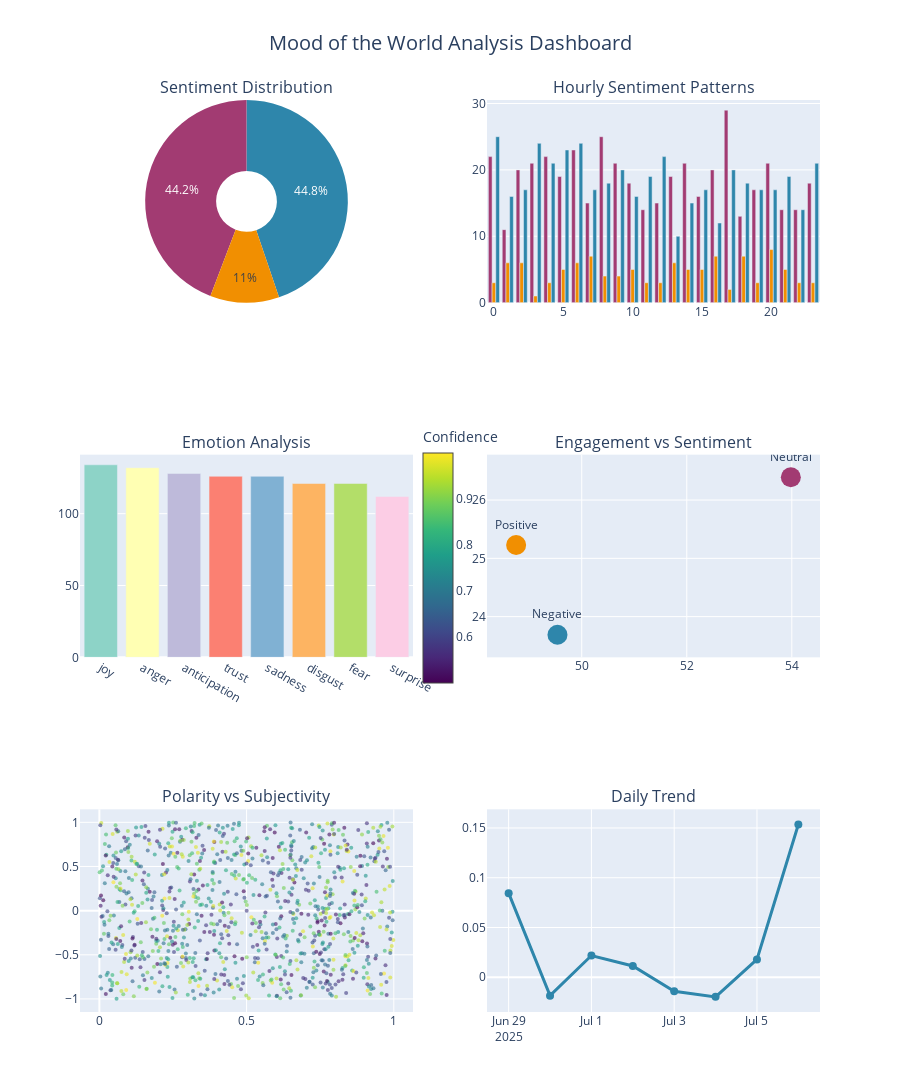
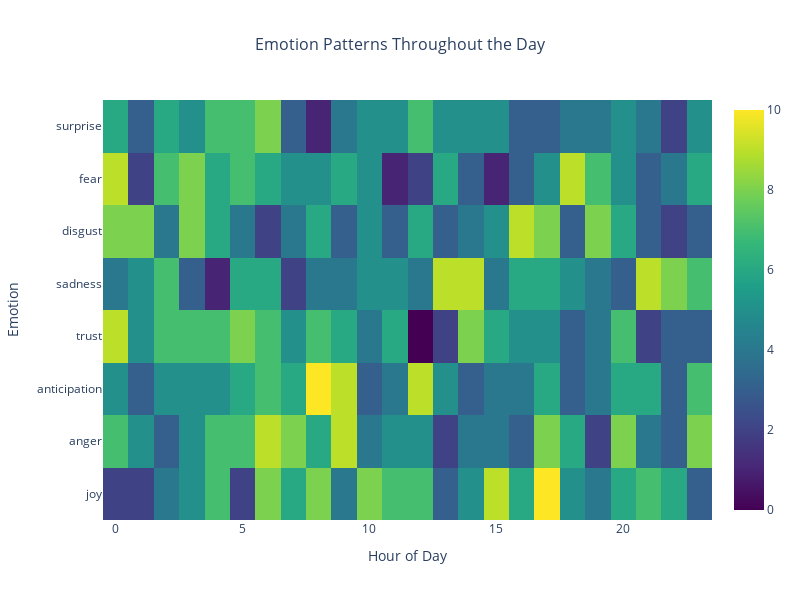
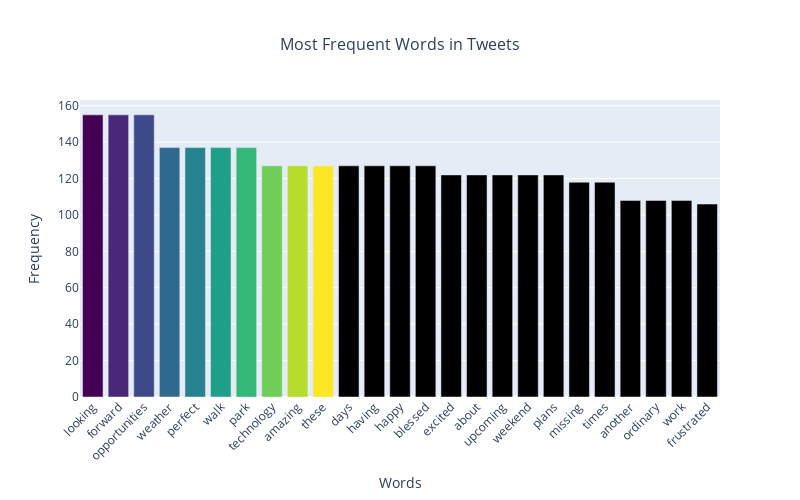
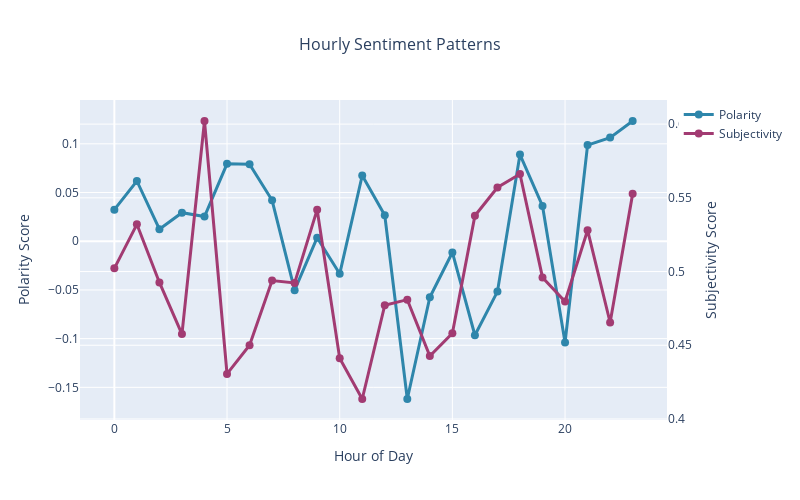

The notebook cell these images were saved under, in order:
### Markdown cell above
# Html Report

### Code cell
def generate_sample_data(n_samples=1000):
    emotions = ['joy', 'sadness', 'anger', 'fear', 'surprise', 'disgust', 'trust', 'anticipation']
    sentiments = ['Positive', 'Negative', 'Neutral']
    data = []
    base_date = datetime.now() - timedelta(days=7)

    for i in range(n_samples):
        random_date = base_date + timedelta(
            days=random.randint(0, 6),
            hours=random.randint(0, 23),
            minutes=random.randint(0, 59)
        )

        polarity = random.uniform(-1, 1)
        subjectivity = random.uniform(0, 1)
        confidence = random.uniform(0.5, 1.0)
        if polarity > 0.1:
            sentiment = 'Positive'
        elif polarity < -0.1:
            sentiment = 'Negative'
        else:
            sentiment = 'Neutral'

        sample_texts = [
            "Having a great day today! #happy #blessed",
            "Feeling frustrated with the current situation",
            "Just another ordinary day at work",
            "Excited about the upcoming weekend plans",
            "Weather is perfect for a walk in the park",
            "Technology is amazing these days",
            "Missing the good old times",
            "Looking forward to new opportunities"
        ]

        data.append({
            'text': random.choice(sample_texts),
            'created_at': random_date,
            'hour': random_date.hour,
            'sentiment': sentiment,
            'emotion': random.choice(emotions),
            'polarity': polarity,
            'subjectivity': subjectivity,
            'confidence': confidence,
            'like_count': random.randint(0, 100),
            'retweet_count': random.randint(0, 50)
        })

    return pd.DataFrame(data)

print("Generating data...")
df_tweets = generate_sample_data(1000)
print(f"Generated {len(df_tweets)} tweets")

class InteractivePlotter:
    def __init__(self, df):
        self.df = df

    def create_sentiment_dashboard(self):
        """Interactive Dashboard"""
        print("Sentiment Dashboard...")

        fig = make_subplots(
            rows=3, cols=2,
            subplot_titles=('Sentiment Distribution', 'Hourly Sentiment Patterns',
                          'Emotion Analysis', 'Engagement vs Sentiment',
                          'Polarity vs Subjectivity', 'Daily Trend'),
            specs=[[{"type": "pie"}, {"type": "bar"}],
                   [{"type": "bar"}, {"type": "scatter"}],
                   [{"type": "scatter"}, {"type": "scatter"}]]
        )
        sentiment_counts = self.df['sentiment'].value_counts()
        fig.add_trace(go.Pie(
            labels=sentiment_counts.index,
            values=sentiment_counts.values,
            marker_colors=['#2E86AB', '#A23B72', '#F18F01'],
            hole=0.3,
            name="Sentiment"
        ), row=1, col=1)

        hourly_sentiment = self.df.groupby(['hour', 'sentiment']).size().unstack(fill_value=0)
        colors_sentiment = {'Positive': '#2E86AB', 'Negative': '#A23B72', 'Neutral': '#F18F01'}
        for sentiment in hourly_sentiment.columns:
            color = colors_sentiment.get(sentiment, '#666666')
            fig.add_trace(go.Bar(
                x=hourly_sentiment.index,
                y=hourly_sentiment[sentiment],
                name=f'Hourly {sentiment}',
                marker_color=color,
                showlegend=False
            ), row=1, col=2)

        emotion_counts = self.df['emotion'].value_counts().head(8)
        fig.add_trace(go.Bar(
            x=emotion_counts.index,
            y=emotion_counts.values,
            marker_color=px.colors.qualitative.Set3[:len(emotion_counts)],
            name="Emotions",
            showlegend=False
        ), row=2, col=1)

        engagement_sentiment = self.df.groupby('sentiment').agg({
            'like_count': 'mean',
            'retweet_count': 'mean'
        }).reset_index()

        fig.add_trace(go.Scatter(
            x=engagement_sentiment['like_count'],
            y=engagement_sentiment['retweet_count'],
            mode='markers+text',
            text=engagement_sentiment['sentiment'],
            textposition='top center',
            marker=dict(
                size=20,
                color=['#2E86AB', '#A23B72', '#F18F01'][:len(engagement_sentiment)]
            ),
            name="Engagement",
            showlegend=False
        ), row=2, col=2)

        fig.add_trace(go.Scatter(
            x=self.df['subjectivity'],
            y=self.df['polarity'],
            mode='markers',
            marker=dict(
                color=self.df['confidence'],
                colorscale='viridis',
                size=4,
                opacity=0.6,
                showscale=True,
                colorbar=dict(
                    title="Confidence",
                    x=0.45,
                    len=0.3
                )
            ),
            name="Polarity vs Subjectivity",
            showlegend=False
        ), row=3, col=1)

        daily_polarity = self.df.groupby(self.df['created_at'].dt.date)['polarity'].mean()
        fig.add_trace(go.Scatter(
            x=daily_polarity.index,
            y=daily_polarity.values,
            mode='lines+markers',
            line=dict(color='#2E86AB', width=3),
            marker=dict(size=8),
            name="Daily Trend",
            showlegend=False
        ), row=3, col=2)

        fig.update_layout(
            height=1200,
            title_text="Mood of the World Analysis Dashboard",
            title_font_size=20,
            title_x=0.5,
            showlegend=False
        )

        return fig

    def create_emotion_heatmap(self):
        """emotion-time heatmap"""
        print("Emotion Heatmap...")

        emotion_hour = self.df.groupby(['hour', 'emotion']).size().unstack(fill_value=0)

        top_emotions = self.df['emotion'].value_counts().head(8).index
        emotion_hour_filtered = emotion_hour[top_emotions]

        fig = go.Figure(data=go.Heatmap(
            z=emotion_hour_filtered.T.values,
            x=emotion_hour_filtered.index,
            y=emotion_hour_filtered.columns,
            colorscale='viridis',
            hoverongaps=False,
            hovertemplate='Hour: %{x}<br>Emotion: %{y}<br>Count: %{z}<extra></extra>'
        ))

        fig.update_layout(
            title='Emotion Patterns Throughout the Day',
            title_font_size=16,
            title_x=0.5,
            xaxis_title='Hour of Day',
            yaxis_title='Emotion',
            height=600,
            width=800
        )

        return fig

    def create_word_frequency_chart(self):
        """Create word frequency visualization"""
        print("word frequency chart...")

        all_text = ' '.join(self.df['text'].astype(str))

        words = re.findall(r'\b[a-zA-Z]{3,}\b', all_text.lower())
        stop_words = {
            'the', 'a', 'an', 'and', 'or', 'but', 'in', 'on', 'at', 'to', 'for', 'of', 'with', 'by',
            'i', 'you', 'he', 'she', 'it', 'we', 'they', 'this', 'that', 'is', 'are', 'was', 'were',
            'be', 'been', 'have', 'has', 'had', 'do', 'does', 'did', 'will', 'would', 'could', 'should',
            'may', 'might', 'can', 'cant', 'dont', 'wont', 'im', 'youre', 'hes', 'shes', 'its', 'were',
            'theyre', 'today', 'just', 'get', 'got', 'going', 'go', 'like', 'really', 'know', 'time',
            'day', 'way', 'think', 'feel', 'feeling', 'good', 'great', 'bad', 'new', 'one', 'two'
        }

        filtered_words = [word for word in words if word not in stop_words and len(word) > 3]
        word_freq = Counter(filtered_words).most_common(25)

        if word_freq:
            words_list, counts_list = zip(*word_freq)
        else:
            words_list, counts_list = ['sample', 'words', 'example'], [10, 8, 5]

        fig = go.Figure(data=go.Bar(
            x=list(words_list),
            y=list(counts_list),
            marker_color=px.colors.sequential.Viridis,
            hovertemplate='Word: %{x}<br>Frequency: %{y}<extra></extra>'
        ))

        fig.update_layout(
            title='Most Frequent Words in Tweets',
            title_font_size=16,
            title_x=0.5,
            xaxis_title='Words',
            yaxis_title='Frequency',
            height=500,
            width=800,
            xaxis_tickangle=-45
        )

        return fig

    def create_time_series_analysis(self):
        """Create detailed time series analysis"""
        print("time series analysis...")

        # Hourly sentiment trends
        hourly_data = self.df.groupby('hour').agg({
            'polarity': 'mean',
            'subjectivity': 'mean',
            'confidence': 'mean'
        }).reset_index()

        fig = go.Figure()

        fig.add_trace(go.Scatter(
            x=hourly_data['hour'],
            y=hourly_data['polarity'],
            mode='lines+markers',
            name='Polarity',
            line=dict(color='#2E86AB', width=3),
            marker=dict(size=8)
        ))

        fig.add_trace(go.Scatter(
            x=hourly_data['hour'],
            y=hourly_data['subjectivity'],
            mode='lines+markers',
            name='Subjectivity',
            line=dict(color='#A23B72', width=3),
            marker=dict(size=8),
            yaxis='y2'
        ))

        fig.update_layout(
            title='Hourly Sentiment Patterns',
            title_font_size=16,
            title_x=0.5,
            xaxis_title='Hour of Day',
            yaxis_title='Polarity Score',
            yaxis2=dict(
                title='Subjectivity Score',
                overlaying='y',
                side='right'
            ),
            height=500,
            width=800,
            hovermode='x unified'
        )

        return fig

interactive_plotter = InteractivePlotter(df_tweets)

print("Interactive Visualizations...")
print("=" * 50)

# Display data info
print(f"\n Dataset Info:")
print(f"Total tweets: {len(df_tweets)}")
print(f"Date range: {df_tweets['created_at'].min()} to {df_tweets['created_at'].max()}")
print(f"Sentiment distribution:\n{df_tweets['sentiment'].value_counts()}")

print("\n1.Sentiment Dashboard...")
dashboard_fig = interactive_plotter.create_sentiment_dashboard()
dashboard_fig.show()

print("\n2. Emotion Heatmap...")
emotion_heatmap = interactive_plotter.create_emotion_heatmap()
emotion_heatmap.show()

print("\n3. Word Frequency Analysis...")
word_freq_fig = interactive_plotter.create_word_frequency_chart()
word_freq_fig.show()

print("\n4. Time Series Analysis...")
time_series_fig = interactive_plotter.create_time_series_analysis()
time_series_fig.show()
dashboard_fig.write_html("sentiment_dashboard.html")
emotion_heatmap.write_html("emotion_heatmap.html")
word_freq_fig.write_html("word_frequency.html")
time_series_fig.write_html("time_series.html")
print("HTML files saved successfully!")

### Figure 1 — Plotly figure (JSON) as saved in the notebook; plotly's stock layout.template omitted (floating-point values rounded to 4 significant figures; data arrays with more than 128 entries replaced by an {"elided": "..."} marker saying what was removed)
{"data": [{"hole": 0.3, "labels": ["Negative", "Positive", "Neutral"], "marker": {"colors": ["#2E86AB", "#A23B72", "#F18F01"]}, "name": "Sentiment", "values": [448, 442, 110], "type": "pie", "domain": {"x": [0, 0.45], "y": [0.7778, 1]}}, {"marker": {"color": "#A23B72"}, "name": "Hourly Negative", "showlegend": false, "x": [0, 1, 2, 3, 4, 5, 6, 7, 8, 9, 10, 11, 12, 13, 14, 15, 16, 17, 18, 19, 20, 21, 22, 23], "y": [22, 11, 20, 21, 22, 19, 23, 15, 25, 21, 18, 14, 15, 19, 21, 16, 20, 29, 13, 17, 21, 14, 14, 18], "type": "bar", "xaxis": "x", "yaxis": "y"}, {"marker": {"color": "#F18F01"}, "name": "Hourly Neutral", "showlegend": false, "x": [0, 1, 2, 3, 4, 5, 6, 7, 8, 9, 10, 11, 12, 13, 14, 15, 16, 17, 18, 19, 20, 21, 22, 23], "y": [3, 6, 6, 1, 3, 5, 6, 7, 4, 4, 5, 3, 3, 6, 5, 5, 7, 2, 7, 3, 8, 5, 3, 3], "type": "bar", "xaxis": "x", "yaxis": "y"}, {"marker": {"color": "#2E86AB"}, "name": "Hourly Positive", "showlegend": false, "x": [0, 1, 2, 3, 4, 5, 6, 7, 8, 9, 10, 11, 12, 13, 14, 15, 16, 17, 18, 19, 20, 21, 22, 23], "y": [25, 16, 17, 24, 21, 23, 24, 17, 18, 20, 16, 19, 22, 10, 15, 17, 12, 20, 18, 17, 17, 19, 14, 21], "type": "bar", "xaxis": "x", "yaxis": "y"}, {"marker": {"color": ["rgb(141,211,199)", "rgb(255,255,179)", "rgb(190,186,218)", "rgb(251,128,114)", "rgb(128,177,211)", "rgb(253,180,98)", "rgb(179,222,105)", "rgb(252,205,229)"]}, "name": "Emotions", "showlegend": false, "x": ["joy", "anger", "anticipation", "trust", "sadness", "disgust", "fear", "surprise"], "y": [134, 132, 128, 126, 126, 121, 121, 112], "type": "bar", "xaxis": "x2", "yaxis": "y2"}, {"marker": {"color": ["#2E86AB", "#A23B72", "#F18F01"], "size": 20}, "mode": "markers+text", "name": "Engagement", "showlegend": false, "text": ["Negative", "Neutral", "Positive"], "textposition": "top center", "x": [49.54, 53.98, 48.75], "y": [23.69, 26.39, 25.23], "type": "scatter", "xaxis": "x3", "yaxis": "y3"}, {"marker": {"color": {"elided": "1000 float values"}, "colorbar": {"len": 0.3, "title": {"text": "Confidence"}, "x": 0.45}, "colorscale": [[0, "#440154"], [0.1111, "#482878"], [0.2222, "#3e4989"], [0.3333, "#31688e"], [0.4444, "#26828e"], [0.5556, "#1f9e89"], [0.6667, "#35b779"], [0.7778, "#6ece58"], [0.8889, "#b5de2b"], [1, "#fde725"]], "opacity": 0.6, "showscale": true, "size": 4}, "mode": "markers", "name": "Polarity vs Subjectivity", "showlegend": false, "x": {"elided": "1000 float values"}, "y": {"elided": "1000 float values"}, "type": "scatter", "xaxis": "x4", "yaxis": "y4"}, {"line": {"color": "#2E86AB", "width": 3}, "marker": {"size": 8}, "mode": "lines+markers", "name": "Daily Trend", "showlegend": false, "x": ["2025-06-29", "2025-06-30", "2025-07-01", "2025-07-02", "2025-07-03", "2025-07-04", "2025-07-05", "2025-07-06"], "y": [0.08452, -0.01845, 0.02183, 0.01135, -0.01411, -0.01967, 0.01788, 0.1535], "type": "scatter", "xaxis": "x5", "yaxis": "y5"}], "layout": {"xaxis": {"anchor": "y", "domain": [0.55, 1]}, "yaxis": {"anchor": "x", "domain": [0.7778, 1]}, "xaxis2": {"anchor": "y2", "domain": [0, 0.45]}, "yaxis2": {"anchor": "x2", "domain": [0.3889, 0.6111]}, "xaxis3": {"anchor": "y3", "domain": [0.55, 1]}, "yaxis3": {"anchor": "x3", "domain": [0.3889, 0.6111]}, "xaxis4": {"anchor": "y4", "domain": [0, 0.45]}, "yaxis4": {"anchor": "x4", "domain": [0, 0.2222]}, "xaxis5": {"anchor": "y5", "domain": [0.55, 1]}, "yaxis5": {"anchor": "x5", "domain": [0, 0.2222]}, "annotations": [{"font": {"size": 16}, "showarrow": false, "text": "Sentiment Distribution", "x": 0.225, "xanchor": "center", "xref": "paper", "y": 1, "yanchor": "bottom", "yref": "paper"}, {"font": {"size": 16}, "showarrow": false, "text": "Hourly Sentiment Patterns", "x": 0.775, "xanchor": "center", "xref": "paper", "y": 1, "yanchor": "bottom", "yref": "paper"}, {"font": {"size": 16}, "showarrow": false, "text": "Emotion Analysis", "x": 0.225, "xanchor": "center", "xref": "paper", "y": 0.6111, "yanchor": "bottom", "yref": "paper"}, {"font": {"size": 16}, "showarrow": false, "text": "Engagement vs Sentiment", "x": 0.775, "xanchor": "center", "xref": "paper", "y": 0.6111, "yanchor": "bottom", "yref": "paper"}, {"font": {"size": 16}, "showarrow": false, "text": "Polarity vs Subjectivity", "x": 0.225, "xanchor": "center", "xref": "paper", "y": 0.2222, "yanchor": "bottom", "yref": "paper"}, {"font": {"size": 16}, "showarrow": false, "text": "Daily Trend", "x": 0.775, "xanchor": "center", "xref": "paper", "y": 0.2222, "yanchor": "bottom", "yref": "paper"}], "title": {"font": {"size": 20}, "text": "Mood of the World Analysis Dashboard", "x": 0.5}, "height": 1200, "showlegend": false}}

### Figure 2 — Plotly figure (JSON) as saved in the notebook; plotly's stock layout.template omitted (floating-point values rounded to 4 significant figures; data arrays with more than 128 entries replaced by an {"elided": "..."} marker saying what was removed)
{"data": [{"colorscale": [[0, "#440154"], [0.1111, "#482878"], [0.2222, "#3e4989"], [0.3333, "#31688e"], [0.4444, "#26828e"], [0.5556, "#1f9e89"], [0.6667, "#35b779"], [0.7778, "#6ece58"], [0.8889, "#b5de2b"], [1, "#fde725"]], "hoverongaps": false, "hovertemplate": "Hour: %{x}<br>Emotion: %{y}<br>Count: %{z}<extra></extra>", "x": [0, 1, 2, 3, 4, 5, 6, 7, 8, 9, 10, 11, 12, 13, 14, 15, 16, 17, 18, 19, 20, 21, 22, 23], "y": ["joy", "anger", "anticipation", "trust", "sadness", "disgust", "fear", "surprise"], "z": {"elided": "8x24 int values"}, "type": "heatmap"}], "layout": {"title": {"text": "Emotion Patterns Throughout the Day", "font": {"size": 16}, "x": 0.5}, "xaxis": {"title": {"text": "Hour of Day"}}, "yaxis": {"title": {"text": "Emotion"}}, "height": 600, "width": 800}}

### Figure 3 — Plotly figure (JSON) as saved in the notebook; plotly's stock layout.template omitted (floating-point values rounded to 4 significant figures)
{"data": [{"hovertemplate": "Word: %{x}<br>Frequency: %{y}<extra></extra>", "marker": {"color": ["#440154", "#482878", "#3e4989", "#31688e", "#26828e", "#1f9e89", "#35b779", "#6ece58", "#b5de2b", "#fde725"]}, "x": ["looking", "forward", "opportunities", "weather", "perfect", "walk", "park", "technology", "amazing", "these", "days", "having", "happy", "blessed", "excited", "about", "upcoming", "weekend", "plans", "missing", "times", "another", "ordinary", "work", "frustrated"], "y": [155, 155, 155, 137, 137, 137, 137, 127, 127, 127, 127, 127, 127, 127, 122, 122, 122, 122, 122, 118, 118, 108, 108, 108, 106], "type": "bar"}], "layout": {"title": {"text": "Most Frequent Words in Tweets", "font": {"size": 16}, "x": 0.5}, "xaxis": {"title": {"text": "Words"}, "tickangle": -45}, "yaxis": {"title": {"text": "Frequency"}}, "height": 500, "width": 800}}

### Figure 4 — Plotly figure (JSON) as saved in the notebook; plotly's stock layout.template omitted (floating-point values rounded to 4 significant figures)
{"data": [{"line": {"color": "#2E86AB", "width": 3}, "marker": {"size": 8}, "mode": "lines+markers", "name": "Polarity", "x": [0, 1, 2, 3, 4, 5, 6, 7, 8, 9, 10, 11, 12, 13, 14, 15, 16, 17, 18, 19, 20, 21, 22, 23], "y": [0.03243, 0.06185, 0.01231, 0.02932, 0.02537, 0.07949, 0.07904, 0.04203, -0.0502, 0.003638, -0.03346, 0.0675, 0.0267, -0.162, -0.05751, -0.01153, -0.09653, -0.05173, 0.08897, 0.03628, -0.104, 0.09876, 0.1064, 0.1234], "type": "scatter"}, {"line": {"color": "#A23B72", "width": 3}, "marker": {"size": 8}, "mode": "lines+markers", "name": "Subjectivity", "x": [0, 1, 2, 3, 4, 5, 6, 7, 8, 9, 10, 11, 12, 13, 14, 15, 16, 17, 18, 19, 20, 21, 22, 23], "y": [0.5022, 0.532, 0.4926, 0.4576, 0.6021, 0.4306, 0.45, 0.4939, 0.4922, 0.542, 0.4412, 0.4135, 0.4771, 0.4809, 0.4427, 0.4581, 0.5378, 0.557, 0.5661, 0.496, 0.4797, 0.5281, 0.4654, 0.5527], "yaxis": "y2", "type": "scatter"}], "layout": {"title": {"text": "Hourly Sentiment Patterns", "font": {"size": 16}, "x": 0.5}, "yaxis2": {"title": {"text": "Subjectivity Score"}, "overlaying": "y", "side": "right"}, "xaxis": {"title": {"text": "Hour of Day"}}, "yaxis": {"title": {"text": "Polarity Score"}}, "height": 500, "width": 800, "hovermode": "x unified"}}
